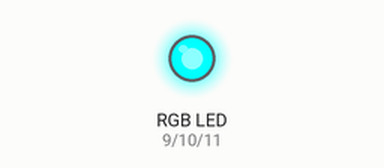
Recording of a sketch running on a simulated Arduino Uno, built with avr-gcc and run on an emulated ATmega328P. Shown: an RGB LED mixed from three pins (HIGH = lit).

Above: at 0.05 s.
At 0.9 s:
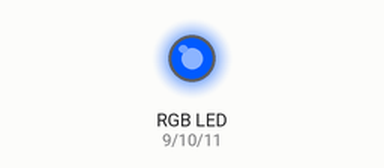
At 1.3 s:
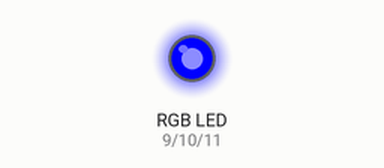
At 1.75 s:
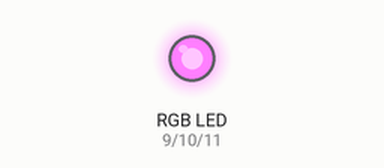
At 2.6 s:
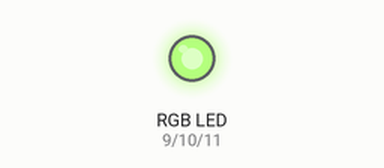
At 3.5 s:
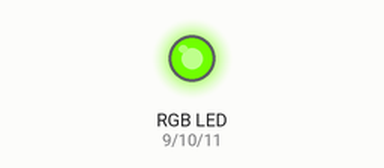
Timing chart, 0 to 8.1 s (numbered marks = the images above):
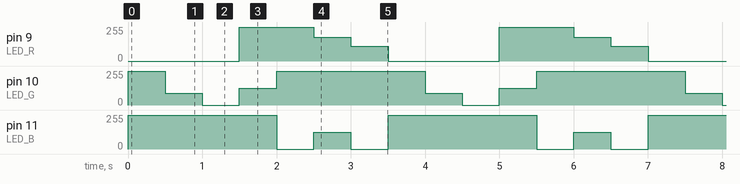

Measured:
- by itself, pin 9 (LED_R): repeats every 3.5 s: 180/255 0.50 s, 112/255 0.50 s, 0/255 1.5 s, 255/255 1.0 s
- by itself, pin 10 (LED_G): repeats every 3.5 s: 90/255 0.50 s, 0/255 0.50 s, 127/255 0.50 s, 255/255 2.0 s
- by itself, pin 11 (LED_B): repeats every 3.5 s: 0/255 0.50 s, 125/255 0.50 s, 0/255 0.50 s, 255/255 2.0 s

The sketch:

Zad3.ino
```cpp
#include <LiquidCrystal_I2C.h>
#include <OneWire.h>
#include <DallasTemperature.h>
#include <Wire.h>

#define ONE_WIRE_BUS 2
#define LED_R 9
#define LED_G 10
#define LED_B 11

// Setup a oneWire instance to communicate with any OneWire devices (not just Maxim/Dallas temperature ICs)
OneWire oneWire(ONE_WIRE_BUS);

// Pass our oneWire reference to Dallas Temperature.
DallasTemperature sensors(&oneWire);

LiquidCrystal_I2C lcd(0x27, 16, 2);

void setup() {
  pinMode(LED_R, OUTPUT);
  pinMode(LED_G, OUTPUT);
  pinMode(LED_B, OUTPUT);
}

void setColor(int r, int g, int b) {
  analogWrite(LED_R, 255-r);
  analogWrite(LED_G, 255-g);
  analogWrite(LED_B, 255-b);
}

void loop() {
//  // Czerwony
  setColor(255, 0, 0);
  delay(500);

//  // Pomarańczowy
  setColor(255, 165, 0);
  delay(500);

//  // Żółty
  setColor(255, 255, 0);
  delay(500);

  // Zielony
  setColor(0, 128, 0);
  delay(500);

  //Niebieski
  setColor(0, 0, 255);
  delay(500);

  //Indigo
  setColor(75, 0, 130);
  delay(500);

 // Fioletowy
  setColor(143, 0, 255);
  delay(500);
}
```
